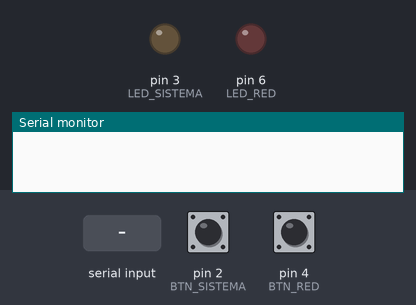
A sketch run on a simulated Arduino Uno, built with avr-gcc and run on an emulated ATmega328P. Parts: output pins drawn as LEDs (lit = HIGH), the last lines printed to the serial monitor. Dashed ring = blinking. The inputs (shaded band) are chosen by the test bench; at power-on: pin 2 (BTN_SISTEMA) HIGH, pin 4 (BTN_RED) HIGH.

Above: at 1.2 s.
1.3 s: pin 2 (BTN_SISTEMA) pulled LOW for 1 s
At 1.42 s:
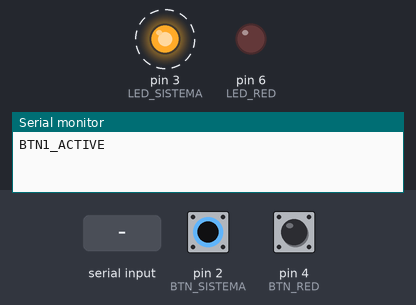
3.8 s: pin 4 (BTN_RED) pulled LOW for 3.2 s
At 7.7 s:
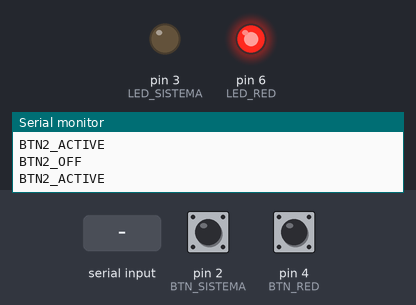
8.5 s: "LED1:90\n" received over Serial
At 9.3 s:
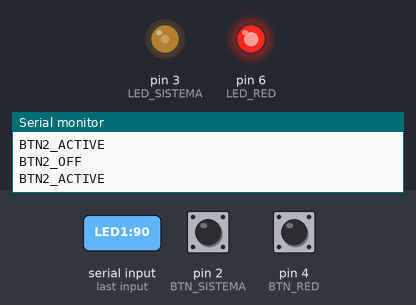
10.0 s: pin 4 (BTN_RED) pulled LOW for 0.15 s
At 11.2 s:
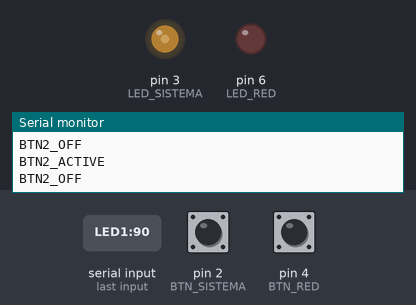
11.6 s: "LED2:90\n" received over Serial
At 12.8 s:
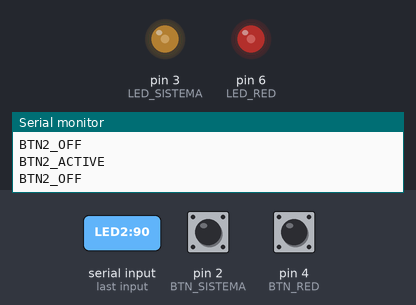
13.1 s: pin 2 (BTN_SISTEMA) pulled LOW for 0.15 s
At 13.7 s:
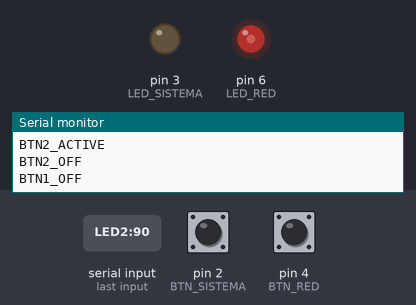
Timing chart, 0 to 15.7 s (numbered marks = the images above; inputs shaded):
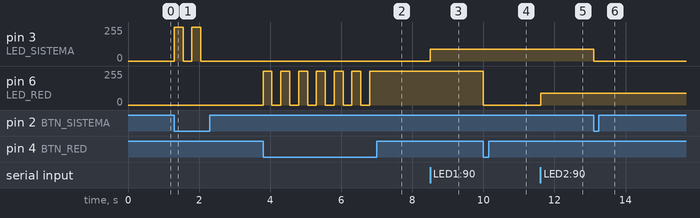

Measured:
- after the input at 1.3 s, pin 3 (LED_SISTEMA): alternates 255/255 for 0.25 s and 0/255 for 0.25 s, 4 changes in all, then stays 0/255, starting at once
- after the input at 3.8 s, pin 6 (LED_RED): alternates 255/255 for 0.25 s and 0/255 for 0.25 s, 13 changes in all, then stays 255/255, starting at once
- after the input at 8.5 s, pin 3 (LED_SISTEMA): 0/255 → 90/255 at once
- after the input at 10.0 s, pin 6 (LED_RED): 255/255 → 0/255 at once
- after the input at 11.6 s, pin 6 (LED_RED): 0/255 → 90/255 at once
- after the input at 13.1 s, pin 3 (LED_SISTEMA): 90/255 → 0/255 at once

The sketch:

ino3.ino
```cpp
const int LED_SISTEMA = 3;
const int LED_RED = 6;
const int BTN_SISTEMA = 2;
const int BTN_RED = 4;

int estadoLed1 = 0;
int estadoLed2 = 0;

void setup() {
  Serial.begin(9600);
  pinMode(LED_SISTEMA, OUTPUT);
  pinMode(LED_RED, OUTPUT);
  pinMode(BTN_SISTEMA, INPUT_PULLUP);
  pinMode(BTN_RED, INPUT_PULLUP);
}

void loop() {
  if (Serial.available() > 0) {
    String data = Serial.readStringUntil('\n');
    data.trim();
    if (data.startsWith("LED1:")) {
      int v = data.substring(5).toInt();
      analogWrite(LED_SISTEMA, v);
      estadoLed1 = (v > 0) ? 1 : 0;
    } else if (data.startsWith("LED2:")) {
      int v = data.substring(5).toInt();
      analogWrite(LED_RED, v);
      estadoLed2 = (v > 0) ? 1 : 0;
    }
  }

  if (digitalRead(BTN_SISTEMA) == LOW) {
    estadoLed1 = !estadoLed1;
    digitalWrite(LED_SISTEMA, estadoLed1 ? HIGH : LOW);
    Serial.println(estadoLed1 ? "BTN1_ACTIVE" : "BTN1_OFF");
    delay(250);
  }

  if (digitalRead(BTN_RED) == LOW) {
    estadoLed2 = !estadoLed2;
    digitalWrite(LED_RED, estadoLed2 ? HIGH : LOW);
    Serial.println(estadoLed2 ? "BTN2_ACTIVE" : "BTN2_OFF");
    delay(250);
  }
}
```
